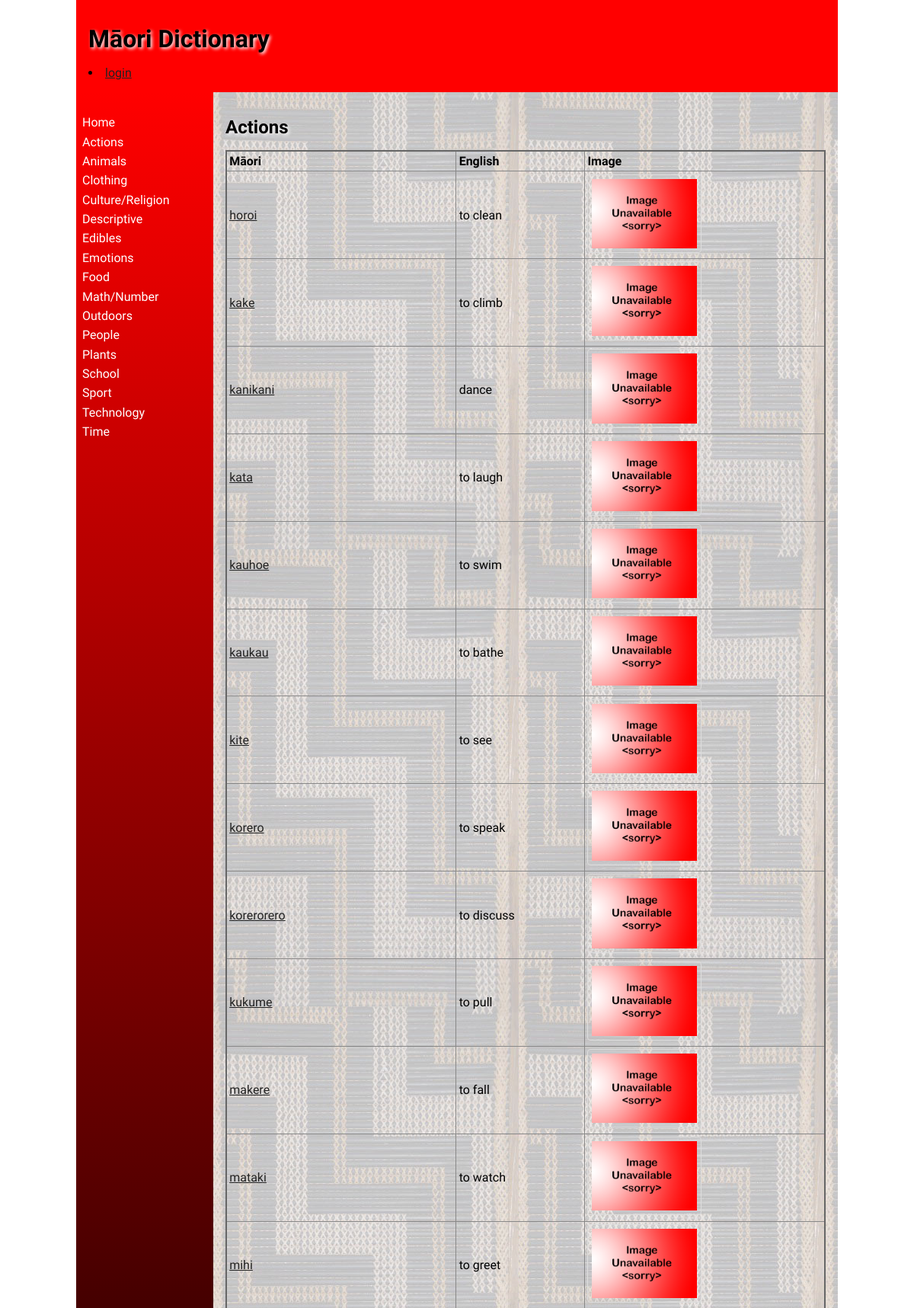
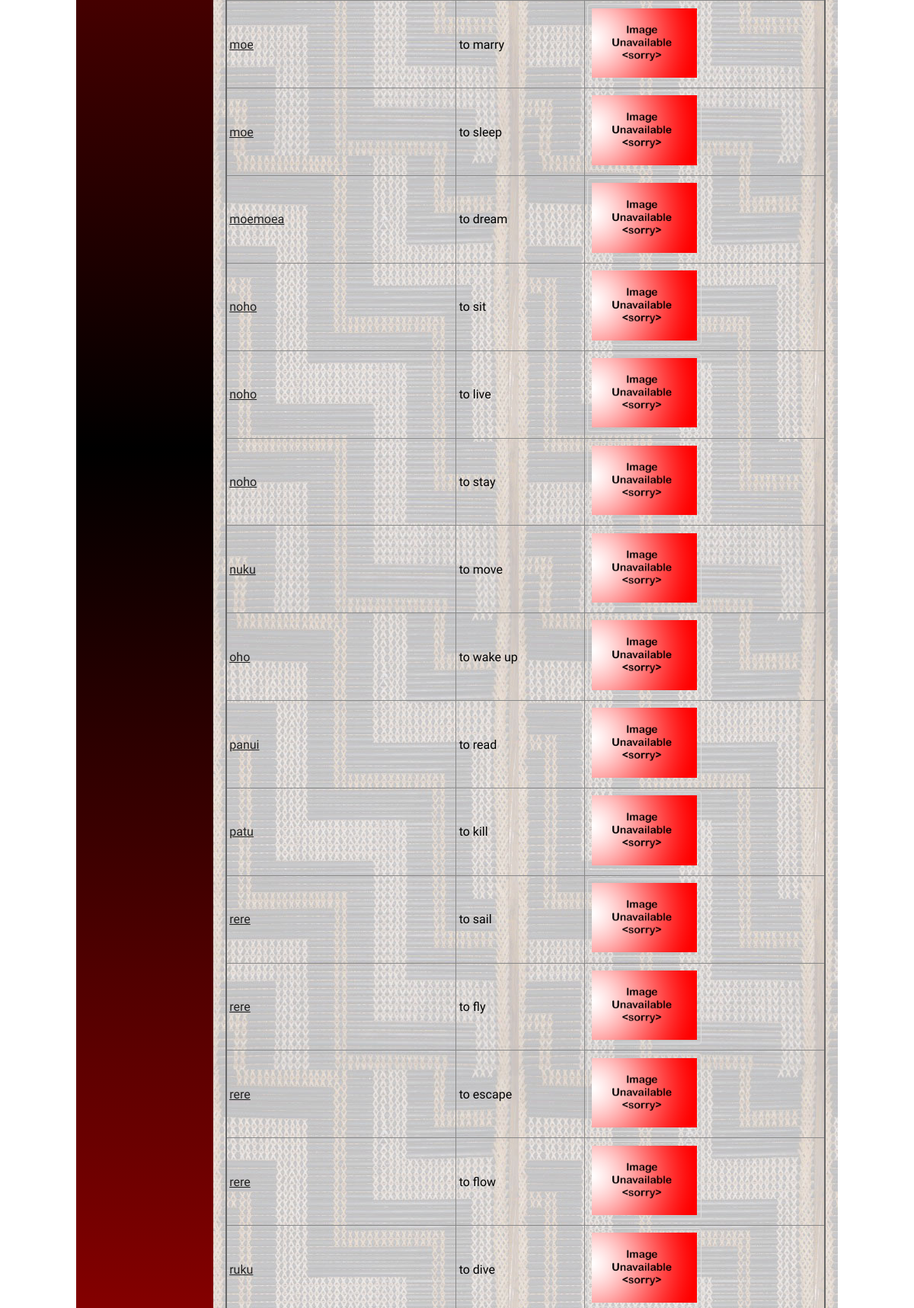
Page /categories?type=Actions (upper part) on the committed database (2 pictures, top to bottom).
### tables this page shows
CREATE TABLE categories
(
	id integer
		constraint categories_pk
			primary key autoincrement,
	cat_name varchar(40)
);

CREATE TABLE "dict_data"
(
	id integer
		constraint dict_data_pk
			primary key autoincrement,
	maori varchar(30),
	english varchar(30),
	description varchar(100),
	level integer,
	image varchar(30),
	cat_name varchar(30),
	timestamp datetime
, user varchar(30));

### app.py (the view, shortened to what this page needs)
@app.route('/categories', methods=['Get', 'Post'])
def categories():
    query = "SELECT cat_name FROM categories"
    con = create_connection(DATABASE)
    cur = con.cursor()
    cur.execute(query, ())
    category = cur.fetchall()
    con.commit()
    con.close()
    con = create_connection(DATABASE)
    category_selected = request.args.get('type')
    query = "SELECT id, maori, english, description, level, image, timestamp FROM dict_data WHERE cat_name = " \
            "'" + category_selected + "'"
    cur = con.cursor()
    cur.execute(query)
    data_list = cur.fetchall()
    con.commit()
    con.close()
    return render_template('categories.html', dict_list=data_list, logged_in=is_logged_in(),
                           category_selected=category_selected, categories_list=category, teacher=is_teacher())

### app.py (called while the page is built)
def create_connection(db_file):
    try:
        connection = sqlite3.connect(db_file)
        connection.execute('pragma foreign_keys=ON')
        return connection
    except Error as e:
        print(e)
    return None

def is_logged_in():
    if session.get("email") is None:
        print("Not logged in")
        return False
    else:
        print("Logged in")
        return True

def is_teacher():
    if session.get("teacher") == 1:
        print("User is not a teacher")
        return False
    if session.get("teacher") == 0:
        print("User is a teacher")
        return True

### templates/categories.html (shortened to what this page needs)
{% extends 'base.html' %}
{% block main %}
    <h2> {{ category_selected }}</h2>
    <table class="table">
        <thead>
            <tr>
                <td><strong>Māori</strong></td>
                <td><strong>English</strong></td>
                <td><strong>Image</strong></td>
            </tr>
        </thead>
        <tbody>
        {% for dict_data in dict_list %}
            <tr>
                <td><a href="{{ url_for('render_word', type=dict_data[1]) }}">{{dict_data[1]}}</a></td>
                <td>{{dict_data[2]}}</td>
                <td><img src="/static/images/{{ dict_data[5] }}"></td>
            </tr>
        {% endfor %}
        </tbody>
    </table>
{% endblock %}

### templates/base.html (shortened to what this page needs)
<!doctype html>
<html lang="en">
<head>
	<link href="{{ url_for('static', filename='css/style.css') }}" rel="stylesheet">
</head>
<body>
	<div id="container">
		<header>
			<h1>{% block heading %}Māori Dictionary{% endblock %}</h1>
            {% if logged_in %}
                <li><a href="\logout">logout</a></li>
            {% else %}
                <li><a href="\login">login</a></li>
            {% endif %}
		</header>
		<nav>
			<ul>
                <li><a href="\">Home</a></li>
				{% for i in categories_list %}
					<li><a href="{{ url_for('categories', type=i) }}">{{ i[0] }}</a></li>
				{% endfor %}
			</ul>
		</nav>
		<main>
            {% block main%}{% endblock %}
        </main>
	</div>
</body>
</html>

### static/css/style.css (style rules this page uses)
* { font-family: Comfortaa, sans-serif; margin: 0; padding: 0; box-sizing: border-box; }
#container { display: grid; grid-template-columns: 75px auto; grid-template-areas: 'nav header' 'main main' 'footer footer'; }
header { grid-area: header; background-color: #f00; padding: 1rem; }
nav { grid-area: nav; }
main { grid-area: main; padding: 1rem; background-color: #edd; }
h1, h2, h3, h4 { padding: 1rem 0; font-family: 'Suez One', serif; color: #000; text-shadow: 2px 2px 4px #fff; }
a { color: #222; }
img { border: 1px solid #ddd; border-radius: 4px; padding: 5px; width: 150px; }
table { width: 100%; border: 2px solid #666; border-collapse: collapse; }
th, td { border: 1px solid #888; padding: 0.2rem; text-align: left; }
@media only screen and (min-width: 768px) { #container { grid-template-columns: 180px auto; grid-template-areas: 'header header' 'nav main' 'footer footer'; } }
@media only screen and (min-width: 768px) { nav { background: linear-gradient(180deg, rgba(255,0,0,1) 0%, rgba(0, 0, 0, 1) 50%, rgba(255,0,0,1) 100%); padding: 0.5rem; } }
@media only screen and (min-width: 768px) { nav ul { list-style: none; } }
@media only screen and (min-width: 768px) { nav li { padding: 0.2rem 0; } }
@media only screen and (min-width: 768px) { nav a { color: #fff; text-decoration: none; } }
@media only screen and (min-width: 768px) { main { background-image: url('/poutama.jpg'); } }
@media only screen and (min-width: 1000px) { #container { width: 1000px; margin: auto; } }

### rows in the picture
categories: cat_name "Actions"
categories: cat_name "Animals"
categories: cat_name "Clothing"
categories: cat_name "Culture/Religion"
categories: cat_name "Descriptive"
categories: cat_name "Edibles"
categories: cat_name "Emotions"
categories: cat_name "Food"
categories: cat_name "Math/Number"
categories: cat_name "Outdoors"
categories: cat_name "People"
categories: cat_name "Plants"
categories: cat_name "School"
categories: cat_name "Sport"
categories: cat_name "Technology"
categories: cat_name "Time"
dict_data: maori "horoi", english "to clean", image (placeholder picture)
dict_data: maori "kake", english "to climb", image (placeholder picture)
dict_data: maori "kanikani", english "dance", image (placeholder picture)
dict_data: maori "kata", english "to laugh", image (placeholder picture)
dict_data: maori "kauhoe", english "to swim", image (placeholder picture)
dict_data: maori "kaukau", english "to bathe", image (placeholder picture)
dict_data: maori "kite", english "to see", image (placeholder picture)
dict_data: maori "korero", english "to speak", image (placeholder picture)
dict_data: maori "korerorero", english "to discuss", image (placeholder picture)
dict_data: maori "kukume", english "to pull", image (placeholder picture)
dict_data: maori "makere", english "to fall", image (placeholder picture)
dict_data: maori "mataki", english "to watch", image (placeholder picture)
dict_data: maori "mihi", english "to greet", image (placeholder picture)
dict_data: maori "moe", english "to marry", image (placeholder picture)
dict_data: maori "moe", english "to sleep", image (placeholder picture)
dict_data: maori "moemoea", english "to dream", image (placeholder picture)
dict_data: maori "noho", english "to sit", image (placeholder picture)
dict_data: maori "noho", english "to live", image (placeholder picture)
dict_data: maori "noho", english "to stay", image (placeholder picture)
dict_data: maori "nuku", english "to move", image (placeholder picture)
dict_data: maori "oho", english "to wake up", image (placeholder picture)
dict_data: maori "panui", english "to read", image (placeholder picture)
dict_data: maori "patu", english "to kill", image (placeholder picture)
dict_data: maori "rere", english "to sail", image (placeholder picture)
dict_data: maori "rere", english "to fly", image (placeholder picture)
dict_data: maori "rere", english "to escape", image (placeholder picture)
dict_data: maori "rere", english "to flow", image (placeholder picture)
dict_data: maori "ruku", english "to dive", image (placeholder picture)

### other values in the picture
{{ category_selected }} "Actions"
